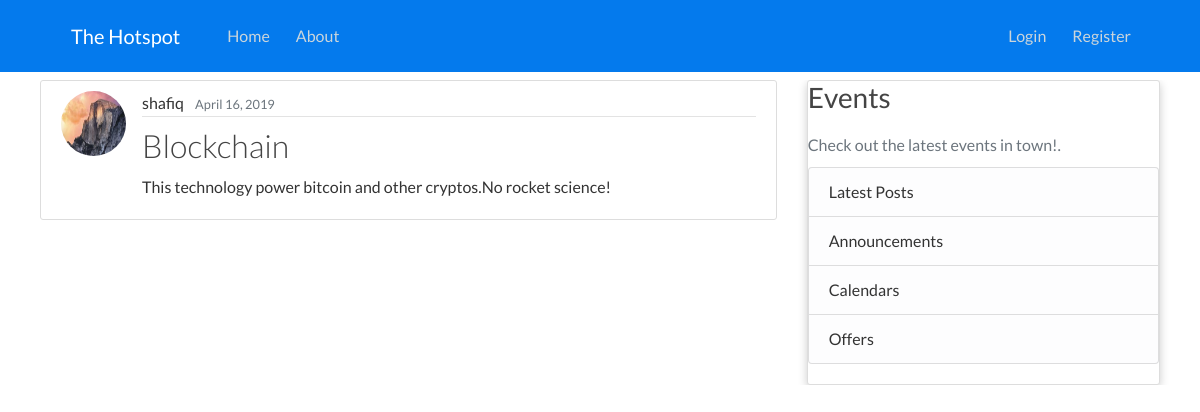
The app's page /post/2/ with its own data.
### blog/models.py (models this page shows, shortened)
class Post(models.Model):
    title = models.CharField(max_length=100)
    content = models.TextField()
    date_posted = models.DateTimeField(default=timezone.now)
    author = models.ForeignKey(User, on_delete=models.CASCADE)

### users/models.py (models this page shows, shortened)
class Profile(models.Model):
    user = models.OneToOneField(User, on_delete=models.CASCADE)
    image = models.ImageField(default='default.jpg', upload_to = 'profile_pics' )

### blog/views.py (the view)
# urls.py: path('post/<int:pk>/' , PostDetailView.as_view(), name= 'post-detail' ),
class PostDetailView(DetailView):
    model = Post

### blog/templates/blog/post_detail.html
{%  extends "blog/base.html" %}
{% block content %}
                <article class="media content-section">
                        <img src="{{ post.author.profile.image.url }}" class="rounded-circle article-img">
                      <div class="media-body">
                        <div class="article-metadata">
                          <a class="mr-2" href="#">{{ object.author }}</a>
                          <small class="text-muted">{{ object.date_posted | date:"F d, Y"}}</small>
                        </div>
                        <h2 class="article-title">{{ object.title }}</h2>
                        <p class="article-content">{{ object.content }}</p>
                      </div>
                </article>
{% endblock content %}

### blog/static/blog/style.css (style rules this page uses)
:root { --primary-color: #047aed; --secondary-color: #1c3fa8; --dark-color: #002240; --light-color: #f4f4f4; --success-color: #5cb85c; --error-color: #d9534f; --pegasus-color: #4380B8; }
* { box-sizing: border-box; margin: 0; padding: 0; }
body { font-family: "Lato", sans-serif, Helvetica, Arial; color: #333; line-height: 1.5; }
a { text-decoration: none; color: #333; }
h1, h2 { font-weight: 300; line-height: 1.2; margin: 10px 0; }
p { margin: 10px 0; }
img { width: 100%; }

### blog/static/blog/main.css (style rules this page uses)
body { color: #333333; margin-top: 5rem; }
h1, h2, h3, h4, h5, h6 { color: #444444; }
.content-section { background: #ffffff; padding: 10px 20px; border: 1px solid #dddddd; border-radius: 3px; margin-bottom: 20px; }
.article-title { color: #444444; }
.article-content { white-space: pre-line; }
.article-img { height: 65px; width: 65px; margin-right: 16px; }
.article-metadata { padding-bottom: 1px; margin-bottom: 4px; border-bottom: 1px solid #e3e3e3 }

### records on screen
Post: author.profile.image (picture), author "shafiq", date_posted "April 16, 2019", title "Blockchain", content "This technology power bitcoin and other cryptos.No rocket science!"
